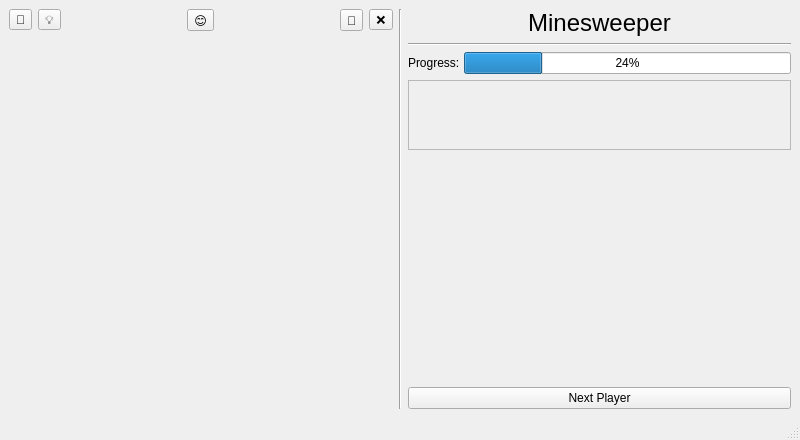
<?xml version="1.0" encoding="UTF-8"?>
<ui version="4.0">
 <class>MainWindow</class>
 <widget class="QMainWindow" name="MainWindow">
  <property name="geometry">
   <rect>
    <x>0</x>
    <y>0</y>
    <width>800</width>
    <height>440</height>
   </rect>
  </property>
  <property name="windowTitle">
   <string>MainWindow</string>
  </property>
  <widget class="QWidget" name="centralwidget">
   <layout class="QVBoxLayout" name="verticalLayout_2">
    <item>
     <layout class="QHBoxLayout" name="hbx_main">
      <item>
       <layout class="QVBoxLayout" name="verticalLayout">
        <property name="rightMargin">
         <number>0</number>
        </property>
        <item>
         <layout class="QHBoxLayout" name="hbx_header">
          <property name="spacing">
           <number>6</number>
          </property>
          <item>
           <widget class="QToolButton" name="btn_flag">
            <property name="text">
             <string>🚩</string>
            </property>
           </widget>
          </item>
          <item>
           <widget class="QToolButton" name="btn_help">
            <property name="text">
             <string>💡</string>
            </property>
           </widget>
          </item>
          <item>
           <spacer name="horizontalSpacer">
            <property name="orientation">
             <enum>Qt::Orientation::Horizontal</enum>
            </property>
            <property name="sizeHint" stdset="0">
             <size>
              <width>40</width>
              <height>20</height>
             </size>
            </property>
           </spacer>
          </item>
          <item>
           <widget class="QToolButton" name="btn_status">
            <property name="text">
             <string>😊</string>
            </property>
            <property name="toolButtonStyle">
             <enum>Qt::ToolButtonStyle::ToolButtonIconOnly</enum>
            </property>
            <property name="arrowType">
             <enum>Qt::ArrowType::NoArrow</enum>
            </property>
           </widget>
          </item>
          <item>
           <spacer name="horizontalSpacer_2">
            <property name="orientation">
             <enum>Qt::Orientation::Horizontal</enum>
            </property>
            <property name="sizeHint" stdset="0">
             <size>
              <width>40</width>
              <height>20</height>
             </size>
            </property>
           </spacer>
          </item>
          <item>
           <widget class="QToolButton" name="btn_restart">
            <property name="text">
             <string>🔄️</string>
            </property>
           </widget>
          </item>
          <item>
           <widget class="QToolButton" name="btn_exit">
            <property name="text">
             <string>❌</string>
            </property>
           </widget>
          </item>
         </layout>
        </item>
        <item>
         <widget class="QWidget" name="grid" native="true"/>
        </item>
       </layout>
      </item>
      <item>
       <widget class="Line" name="vline_1">
        <property name="orientation">
         <enum>Qt::Orientation::Vertical</enum>
        </property>
       </widget>
      </item>
      <item>
       <layout class="QVBoxLayout" name="vbx_scoreboard">
        <property name="sizeConstraint">
         <enum>QLayout::SizeConstraint::SetDefaultConstraint</enum>
        </property>
        <item>
         <widget class="QLabel" name="label">
          <property name="font">
           <font>
            <family>Segoe UI</family>
            <pointsize>18</pointsize>
            <bold>false</bold>
           </font>
          </property>
          <property name="layoutDirection">
           <enum>Qt::LayoutDirection::RightToLeft</enum>
          </property>
          <property name="text">
           <string>Minesweeper</string>
          </property>
          <property name="alignment">
           <set>Qt::AlignmentFlag::AlignCenter</set>
          </property>
         </widget>
        </item>
        <item>
         <widget class="Line" name="hline_1">
          <property name="orientation">
           <enum>Qt::Orientation::Horizontal</enum>
          </property>
         </widget>
        </item>
        <item>
         <layout class="QHBoxLayout" name="hbx_progressbar">
          <item>
           <widget class="QLabel" name="lbl_static_progress">
            <property name="maximumSize">
             <size>
              <width>50</width>
              <height>16777215</height>
             </size>
            </property>
            <property name="text">
             <string>Progress:</string>
            </property>
           </widget>
          </item>
          <item>
           <widget class="QProgressBar" name="progressbar">
            <property name="value">
             <number>24</number>
            </property>
           </widget>
          </item>
         </layout>
        </item>
        <item>
         <widget class="QScrollArea" name="scoreboards_scroll_area">
          <property name="sizePolicy">
           <sizepolicy hsizetype="Preferred" vsizetype="Preferred">
            <horstretch>0</horstretch>
            <verstretch>0</verstretch>
           </sizepolicy>
          </property>
          <property name="horizontalScrollBarPolicy">
           <enum>Qt::ScrollBarPolicy::ScrollBarAlwaysOff</enum>
          </property>
          <property name="sizeAdjustPolicy">
           <enum>QAbstractScrollArea::SizeAdjustPolicy::AdjustIgnored</enum>
          </property>
          <property name="widgetResizable">
           <bool>true</bool>
          </property>
          <widget class="QWidget" name="scoreboards_widget">
           <property name="geometry">
            <rect>
             <x>0</x>
             <y>0</y>
             <width>378</width>
             <height>68</height>
            </rect>
           </property>
           <property name="sizePolicy">
            <sizepolicy hsizetype="Preferred" vsizetype="Preferred">
             <horstretch>0</horstretch>
             <verstretch>0</verstretch>
            </sizepolicy>
           </property>
           <widget class="QWidget" name="verticalLayoutWidget_2">
            <property name="geometry">
             <rect>
              <x>0</x>
              <y>0</y>
              <width>381</width>
              <height>71</height>
             </rect>
            </property>
            <layout class="QVBoxLayout" name="scrollboards_container"/>
           </widget>
          </widget>
         </widget>
        </item>
        <item>
         <spacer name="vspacer_1">
          <property name="orientation">
           <enum>Qt::Orientation::Vertical</enum>
          </property>
          <property name="sizeHint" stdset="0">
           <size>
            <width>20</width>
            <height>40</height>
           </size>
          </property>
         </spacer>
        </item>
        <item>
         <widget class="QPushButton" name="pushButton_2">
          <property name="text">
           <string>Next Player</string>
          </property>
         </widget>
        </item>
       </layout>
      </item>
     </layout>
    </item>
   </layout>
  </widget>
  <widget class="QMenuBar" name="menubar">
   <property name="geometry">
    <rect>
     <x>0</x>
     <y>0</y>
     <width>800</width>
     <height>21</height>
    </rect>
   </property>
  </widget>
  <widget class="QStatusBar" name="statusbar"/>
 </widget>
 <resources/>
 <connections/>
</ui>
